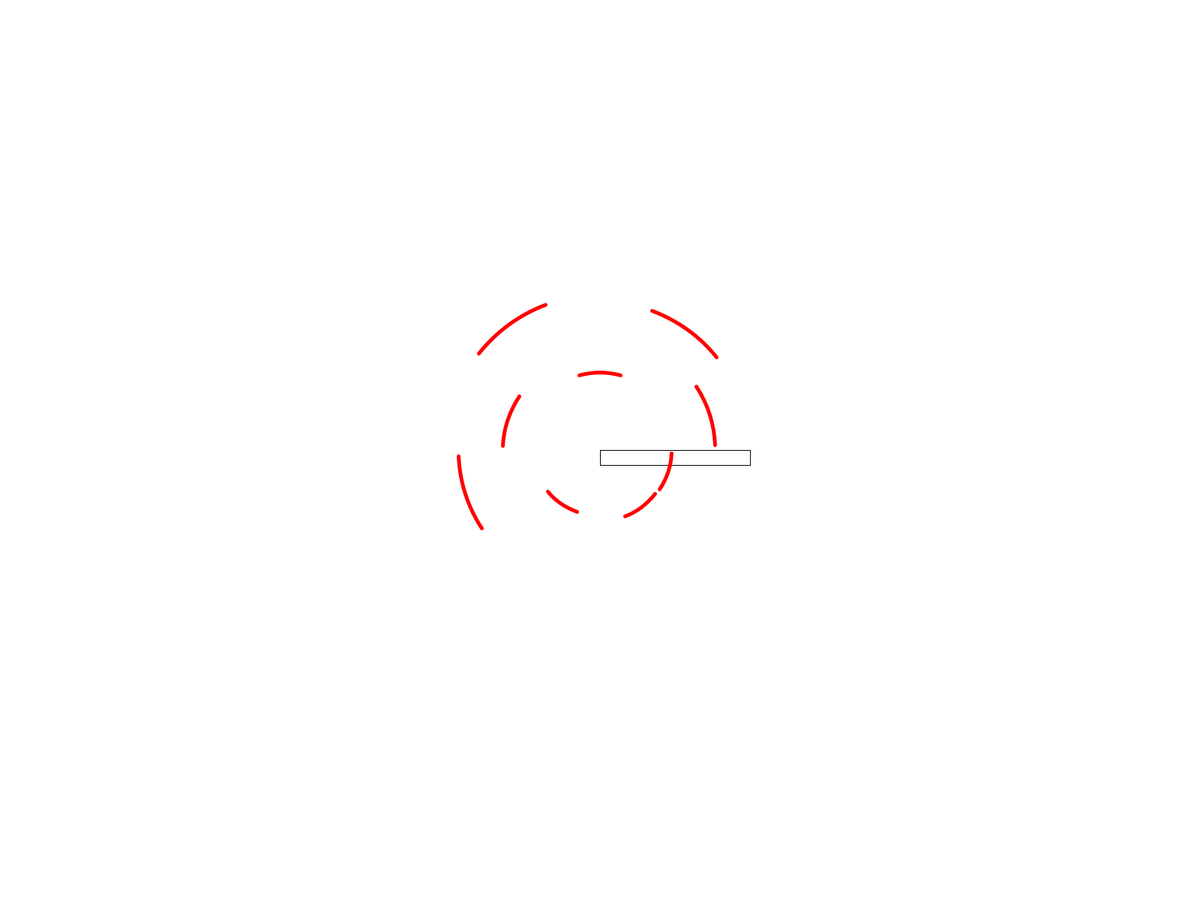
Frame 1 (no input)
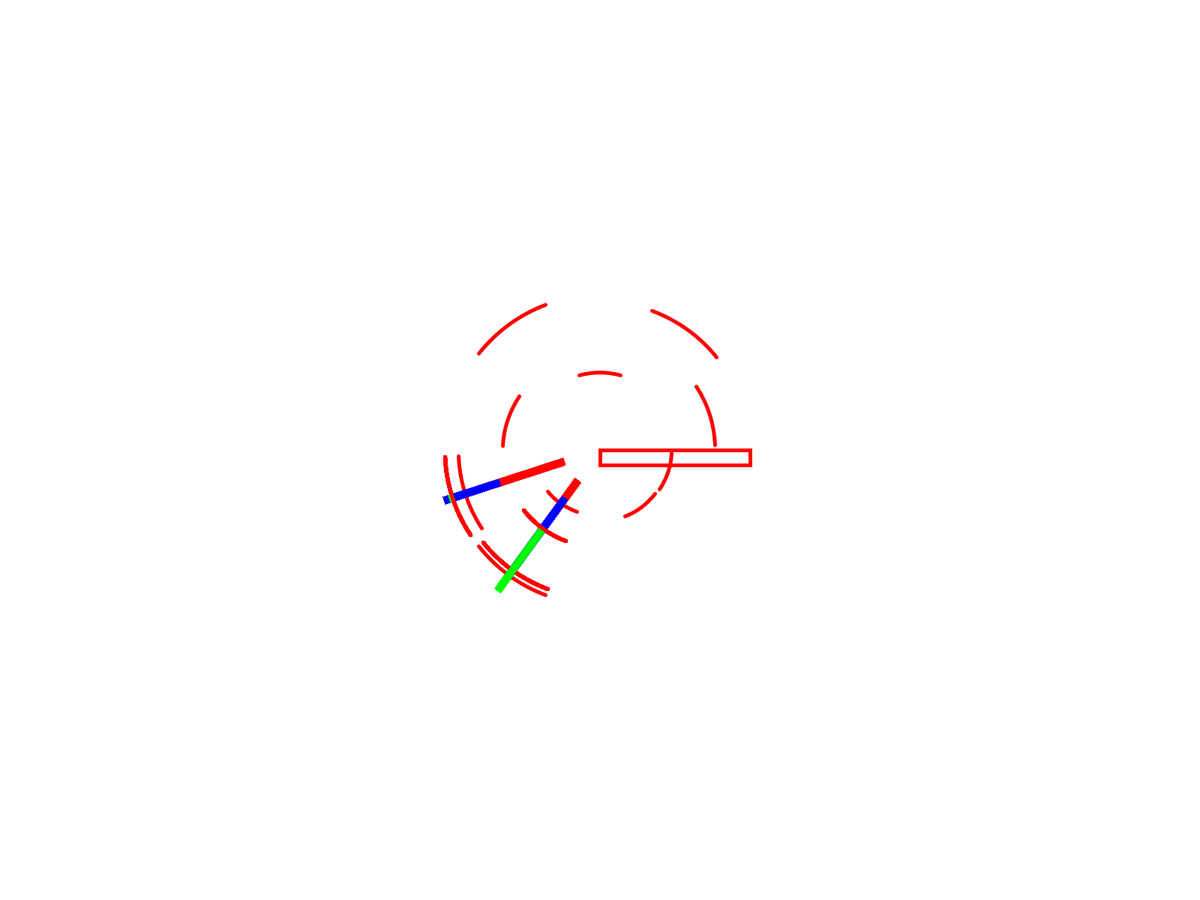
Frame 60 (the mouse pressed at the canvas centre just before this capture)
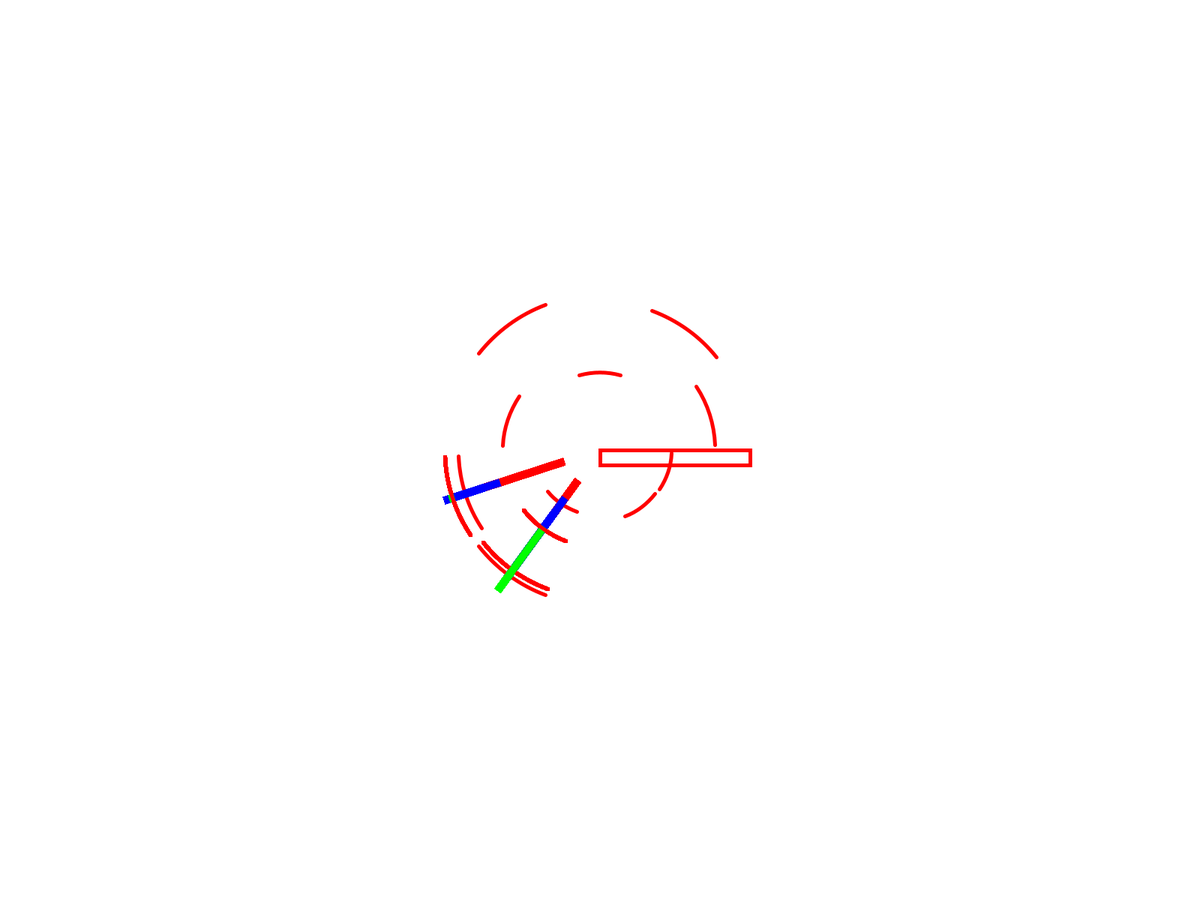
Frame 120 (the mouse held since frame 60 and released just before this capture)

The Processing sketch that drew these frames (run headless with seeded random() and noise(); from frame 60 on, the mouse is pressed at the canvas centre):

// Processing sketch: DataVis3
// ── DataVis3.pde
float maxL = 0;
float setL = 200;

int[][] input = new int[3][10];
float a = 0;
float b = 0;
boolean genreDrawn = false;
int tICount = 0;

String[] gNames = new  String[22];
{
  gNames[0] = "Alternative";
  gNames[1] = "Blues";
  gNames[2] = "Children’s Music";
  gNames[3] = "Classical";
  gNames[4] = "Comedy";
  gNames[5] = "Commercial ";
  gNames[6] = "Country";
  gNames[7] = "Dance";
  gNames[8] = "Electronic";
  gNames[9] = "Hip-Hop/Rap";
  gNames[10] = "Holiday";
  gNames[12] = "Indie Pop";
  gNames[13] = "Instrumental";
  gNames[14] = "Latin";
  gNames[15] = "Jazz";
  gNames[16] = "Opera";
  gNames[17] = "Pop";
  gNames[18] = "R&B/Soul";
  gNames[19] = "Reggae";
  gNames[20] = "Rock";
  gNames[21] = "Singer/Songwriter";
}

float[] totalInput = new float[input[0].length];
float[] totalInputS = new float[input[0].length];

void setup() {
  fullScreen();
  background(255);

  for (int i = 0; i < input.length; i++) {
    for (int j = 0; j < input[i].length; j++) {
      input[i][j] = (int)random(2, 100);
    }
  }
}


void draw() {






  translate(width/2, height/2);

  rect(0, 0, setL, 20);
  totalInputS = sort(totalInput);

  for (int j = 0; j < input[0].length; j++) {//for each genre
    if (totalInputS[9] == totalInput[j] && tICount > 0) {
      //println(totalInputS);
      //println(j + " is the largest value " + totalInput[j]);
      maxL = totalInput[j];

      rotate(2*PI/input[0].length);
      for (int i = 0; i < input.length; i++) {// for each mood
        noStroke();
        if (i == 0) {
          fill(255, 0, 0);
          rect(-5, 50, 10, ((input[i][j]+2)/maxL)*setL);

          println(((input[0][0]+2)/maxL)*setL);
        } else {

          if (i == 1) {
            totalInput[j] = input[0][j] +2;
            fill(0, 0, 255);
            rect(-5, 50 + totalInput[j]+2, 10, ((input[i][j])/maxL)*setL);
          } else if (i == 2) {
            totalInput[j] = input[0][j] + input[1][j]+4;
            fill(0, 255, 0);
            rect(-5, 50 + totalInput[j]+2, 10, ((input[i][j])/maxL)*setL);

            noFill();
          }
        }
      }

      stroke(255, 0, 0);
      strokeWeight(5);
      arc(0, 0, (50 + totalInput[j]+2)*2+5, (50 + totalInput[j]+2)*2+5, (radians(90)-PI/input[0].length)+radians(2.5), (radians(90)+PI/input[0].length)-radians(2.5));

      tICount++;
    } else {



      for (int i = 0; i < input.length; i++) {// for each mood
        if (i == 0) {
        } else {
          if (i == 1) {
            totalInput[j] = input[0][j] +2;
          } else if (i == 2) {
            totalInput[j] = input[0][j] + input[1][j]+4;
          }

          //counts total length/totalInput
          totalInput[j] = input[0][j] + input[1][j] + input[2][j]+4;
        }
      }
      tICount++;
    }
  }
}
